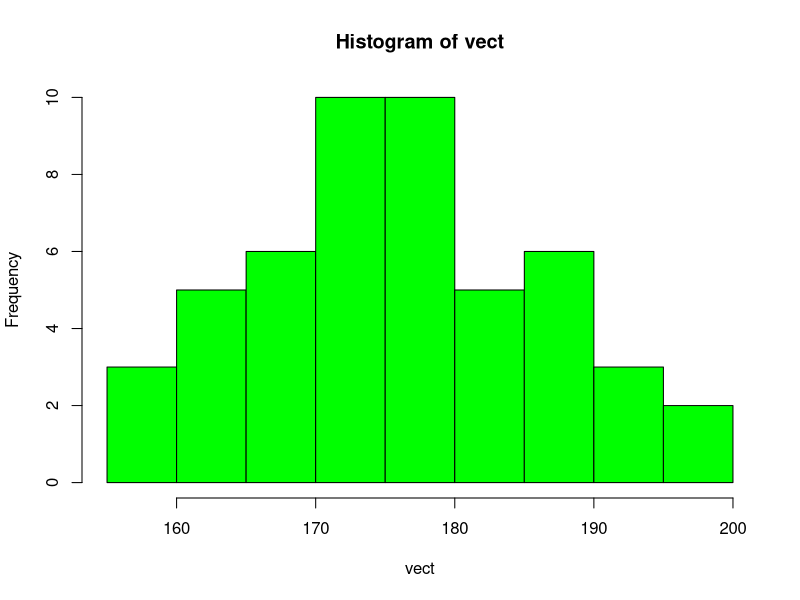
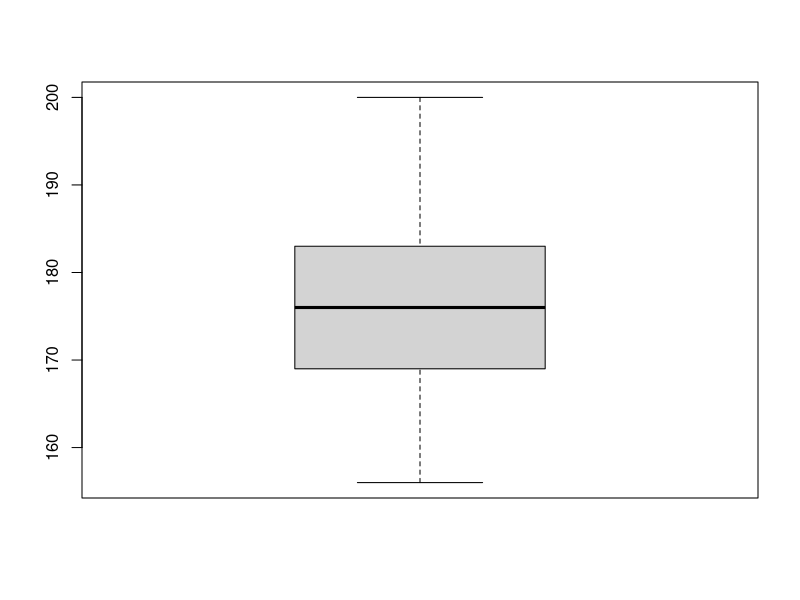
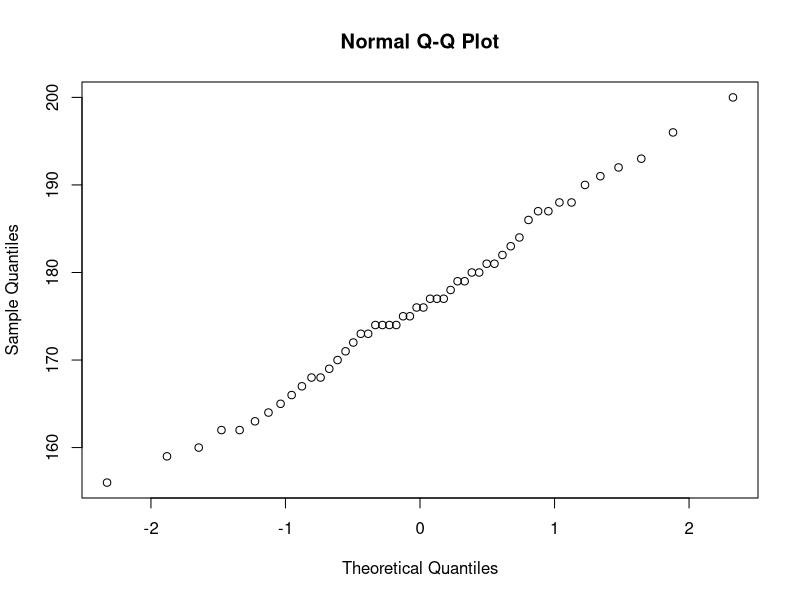

Write R code to recreate these figures, in order.
# Author: Antero Maripuu
# Date: 04/10/2018
# Homework in MSc Applied Statistics and Financial Modelling (University of London)
# Course: Statistical Analysis (2018/2019)
# All rights reserved

#The following data are te masses in grams of a random sample of size 50 from a choort of
#young salmon. The data are assumed to come from a N()
#############################################################
#Salmon masses in grames
# (162,170,171,169,188,188,174,156,172,168,
#  173,164,184,174,165,168,174,179,162,179,
#  174,159,190,175,193,183,177,181,192,175,
#  167,173,166,178,160,186,163,181,177,180,
#  177,180,182,200,187,187,196,176,191,176)
#
#  1. Construct a vector in R that contains the data
vect = c(162, 170, 171, 169, 188, 188, 174, 156, 172, 168,  # c() The default method combines its arguments to form a vector. 
         173, 164, 184, 174, 165, 168, 174, 179, 162, 179,
         174, 159, 190, 175, 193, 183, 177, 181, 192, 175,
         167, 173, 166, 178, 160, 186, 163, 181, 177, 180,
         177, 180, 182, 200, 187, 187, 196, 176, 191, 176)

# 2. Obtain basic summary statistics of the data, including the variance
summary(vect)
variance=var(vect)

# 3.Use the functions hist and boxplot to plot the data. Additional, a normal probability
#plot can be obtained using function qqnorm

hist(vect, col = "green")
boxplot(vect)
qqnorm(vect)

# 4. Obtain a 95% confidence interval for μ (mean)
t.test(vect)

# 5. Use R to calculate percentage points of the appropriate chi-square distribution and hence
#construct a vector that contains the end point of 95% confidence interval for σ2 (variance)
